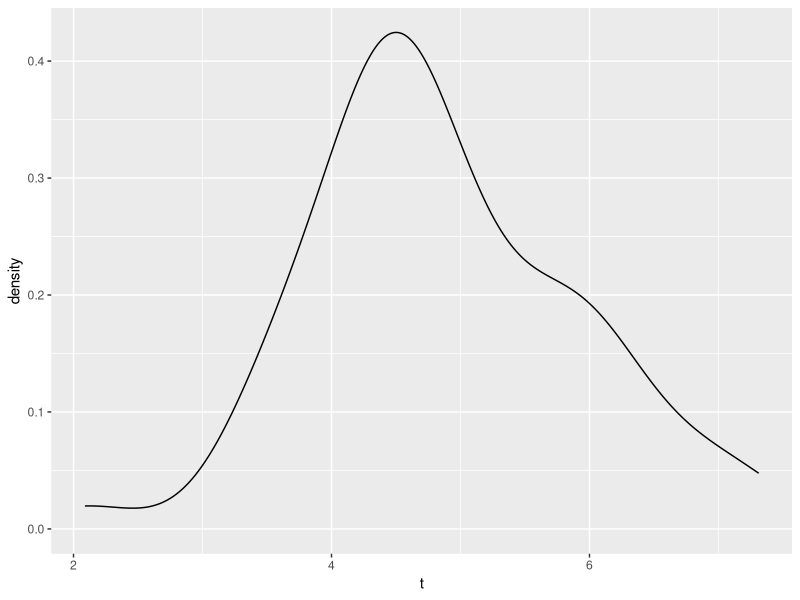
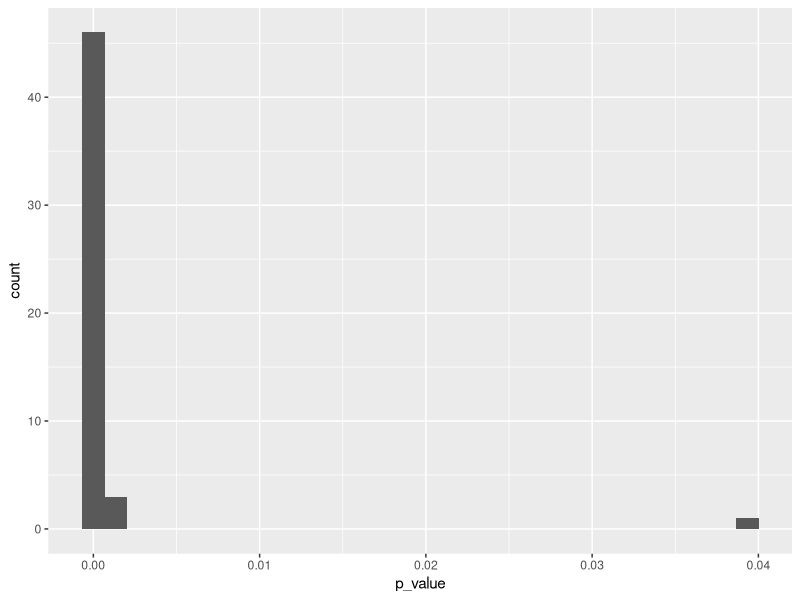

Generate these figures, in order, with R:
## ---- chunk 1
knitr::opts_chunk$set(echo = FALSE, comment = NA,
                      options(scipen = 999,
                              digits = 3))
library(tidyverse)
## ---- chunk 2
beta_0 <-10000 # set intercept
beta_1 <- 1000 # set slope
n <- 100 # set sample size
N <- 50 # set number of simulations
## ---- chunk 3
t <- tibble(t = numeric(), p_value = numeric())
for (i in 1:N) {
  x <- sample(0:16, size = n, replace = TRUE) # choose values for x
  e <- rnorm(n, 0, 10000) # generate random errors
  y <-
    beta_0 + beta_1 * x + e # generate values of y based on the parameter values
  ols <- lm(y ~ x)
  t[i, ] <- ols %>%
    broom::tidy() %>%
    filter(term == "x") %>%
    select(t = statistic, p_value = p.value)
}

t %>% 
  ggplot(aes(x = t)) +
  # geom_histogram(binwidth = .5) +
  geom_density()
t %>% 
  summarize("Minimum t" = min(t),
            "Maximum t" = max(t))

## ---- chunk 4
t %>% 
  ggplot(aes(x = p_value)) +
  geom_histogram(bins = 30) 

t %>% 
  summarize("Minimum p value" = min(p_value),
            "Maximum p value" = max(p_value))
## ---- chunk 5
t %>% 
   summarize("Percentage of simulations reject the null hypothesis" = sum(p_value < .05)/n()*100)
## ---- chunk 6
beta_0 <- 10000 # set intercept
beta_1 <- 0 # set slope
n <- 100 # set sample size
N <- 500 # set number of simulations

t <- tibble(t = numeric(), p_value = numeric())
for (i in 1:N) {
  x <- sample(0:16, size = n, replace = TRUE) # choose values for x
  e <- rnorm(n, 0, 10000) # generate random errors
  y <-
    beta_0 + beta_1 * x + e # generate values of y based on the parameter values
  ols <- lm(y ~ x)
  t[i, ] <- ols %>%
    broom::tidy() %>%
    filter(term == "x") %>%
    select(t = statistic, p_value = p.value)
}

t %>% 
   summarize("Percentage of simulations reject the null hypothesis" = sum(p_value < .05)/n()*100)

